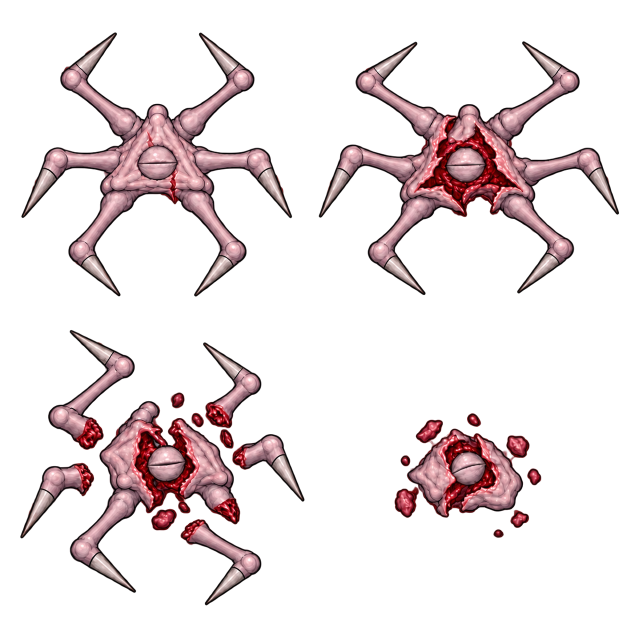
#> input picture Concepts/Used/Stalker/PaleFlesh/death-sheet.png, 1254 x 1254 px, found by its file name (shown at 1/2 size)
$ python clean_anatomical_gibs_01.py
#> lines starting #> are read from the running program, lines starting #| are printed output that depends on the picture; after the words box and inside, x2 and y2 are one past the last pixel; in counts of white or black regions, pixels touching at a corner belong together
"""Keep each original crop's main alpha component; preserve its canvas/pivot/scale.

Existing death atlases remain unchanged. The clean crops get their own textures;
the original native Sprite assets are rebound in Unity, preserving their GUIDs.
"""
from collections import deque
import json
from pathlib import Path

import numpy as np
from PIL import Image, ImageDraw


PROJECT = Path(__file__).resolve().parents[2]
DESTINATION = PROJECT / "Assets/EmergencyShift/Art/Effects/AnatomicalGibs01"
# Original Unity bottom-left atlas rects, captured before rebinding the Sprite assets.
# Reading their current rects would read the new local PNG origin on a repeat bake.
SOURCE_RECTS = [
    (90, 349, 186, 251),
    (355, 37, 174, 185),
    (400, 392, 129, 183),
    (35, 171, 159, 163),
    (459, 245, 156, 147),
    (297, 187, 62, 55),
]


def largest_component(alpha):
    mask = alpha > 8
    visited = np.zeros_like(mask)
    largest = []
    components = []
    for y, x in zip(*np.where(mask)):
        if visited[y, x]:
            continue
        queue = deque([(y, x)])
        visited[y, x] = True
        points = []
        while queue:
            cy, cx = queue.popleft()
            points.append((cy, cx))
            for dy in (-1, 0, 1):
                for dx in (-1, 0, 1):
                    ny = cy + dy
                    nx = cx + dx
                    if 0 <= ny < mask.shape[0] and 0 <= nx < mask.shape[1] and mask[ny, nx] and not visited[ny, nx]:
                        visited[ny, nx] = True
                        queue.append((ny, nx))
        components.append(len(points))
        if len(points) > len(largest):
            largest = points
    keep = np.zeros_like(mask)
    for y, x in largest:
        keep[y, x] = True
    # Keep the original antialias fringe within one pixel of the retained part.
    padded = np.pad(keep, 1)
    grown = np.zeros_like(keep)
    for dy in range(3):
        for dx in range(3):
            grown |= padded[dy:dy + keep.shape[0], dx:dx + keep.shape[1]]
    return grown, sorted(components, reverse=True)


def main():
    report = []
    previews = []
    for species, directory in [("Stalker", "Stalker"), ("Sleeper", "Sleeper/StalkerPlaceholder01")]:
        art = PROJECT / "Assets/EmergencyShift/Art/Enemies" / directory
        atlas = Image.open(art / "PaleFlesh/death-sheet.png").convert("RGBA")
#> atlas is the input picture: PIL image 1254x1254 RGBA; mean R, G, B, A 32.8, 21.7, 23.1, 48.2
        output = DESTINATION / species
        output.mkdir(parents=True, exist_ok=True)
        for index in range(6):
            sprite = art / "Frames" / f"Gib{index:02}.asset"
            x, y, width, height = SOURCE_RECTS[index]
            pixels = np.asarray(atlas.crop((x, atlas.height - y - height, x + width, atlas.height - y))).copy()
            before = pixels.copy()
            keep, components = largest_component(pixels[:, :, 3])
            pixels[~keep] = 0
            assert np.array_equal(pixels[keep], before[keep])
            Image.fromarray(pixels).save(output / f"Gib{index:02}.png")
            previews.append((species, index, Image.fromarray(pixels)))
            report.append({"species": species, "index": index, "sourceSprite": sprite.relative_to(PROJECT).as_posix(), "sourceRect": [x, y, width, height], "canvas": [width, height], "componentsBefore": components, "removedOpaquePixels": int(np.count_nonzero((before[:, :, 3] > 8) & ~keep))})
#> this loop made 6 passes
#> components on passes 1 to 6: [13773, 3508], [9158, 405], [8279, 149, 46], [8047, 1011], [7291, 591, 219], [1722, 178, 19]
#> pass 1, in main, `pixels = np.asarray(atlas.crop((x, atlas.height - y - height, x + widt..`:
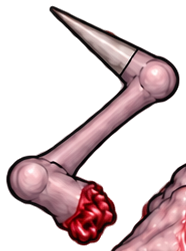
#> pixels: shape (251, 186, 4); mean R, G, B, A 62.7, 42.1, 44.7, 89.8; transparent parts drawn white
#> pass 1, in largest_component, `mask = alpha > 8`:
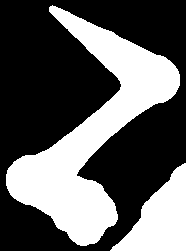
#> mask: shape (251, 186) bool; 37% white; 2 white regions, box (x1, y1, x2, y2) and area: (6, 5, 180, 246) 13773, (110, 163, 186, 251) 3508
#> pass 1, in main, `keep, components = largest_component(pixels[:, :, 3])`:
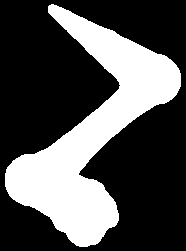
#> keep: shape (251, 186) bool; 31.8% white; 1 white region, box (x1, y1, x2, y2) and area: (5, 4, 181, 247) 14833
#> pass 1, in main, `Image.fromarray(pixels).save(output / f"Gib{index:02}.png")`:
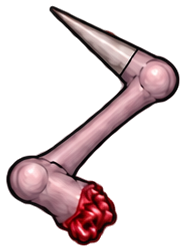
#> saved as Gib00.png: PIL image 186x251 RGBA; mean R, G, B, A 44.5, 30.6, 32.5, 71.3; transparent parts drawn white
#> after the loop:
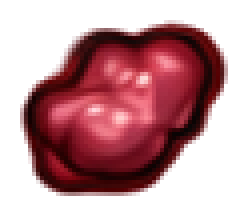
#> pixels: shape (55, 62, 4) (shown 4 times larger); mean R, G, B, A 66.7, 16.9, 22.6, 118.4; transparent parts drawn white
#> after the loop, previews = 6 items; report = 6 items
    family = PROJECT / "Concepts/Used/Shared/AnatomicalGibs01"
    family.mkdir(parents=True, exist_ok=True)
    sheet = Image.new("RGBA", (1380, 570), (48, 54, 54, 255))
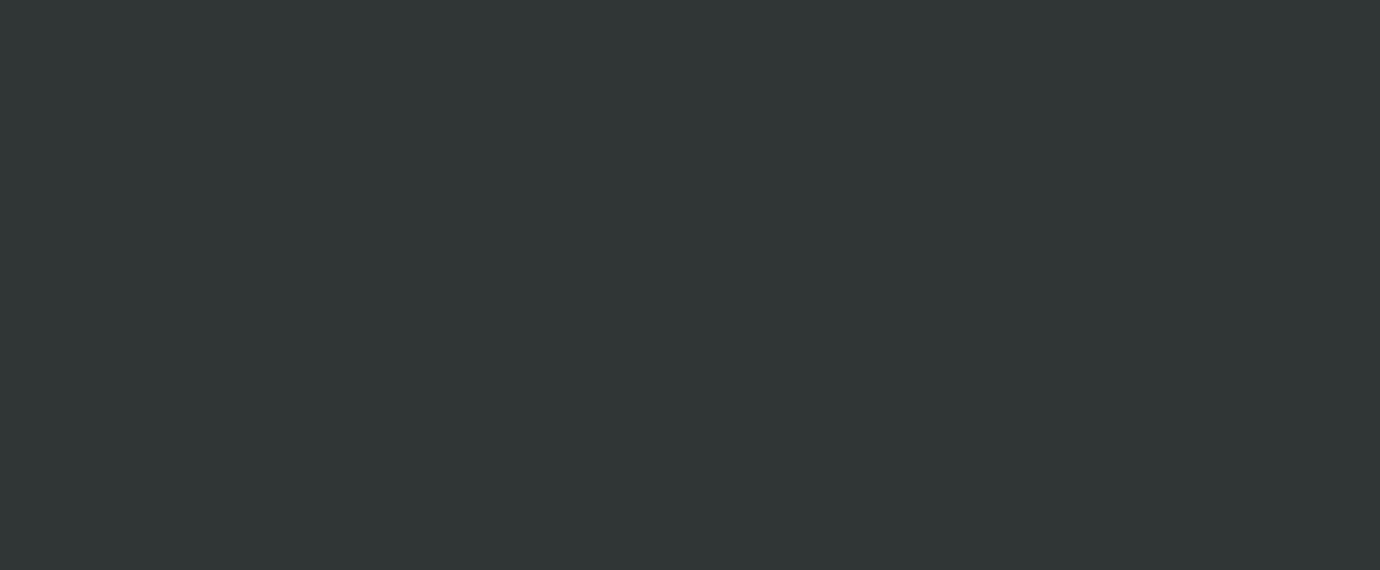
#> sheet: PIL image 1380x570 RGBA; mean R, G, B, A 48, 54, 54, 255
    draw = ImageDraw.Draw(sheet)
    for row in range(2):
        for column in range(6):
            species, index, image = previews[row * 6 + column]
            origin = (column * 230 + 10, row * 285 + 28)
            sheet.alpha_composite(image, origin)
            draw.text((column * 230 + 10, row * 285 + 8), f"{species} {index}", fill="white")
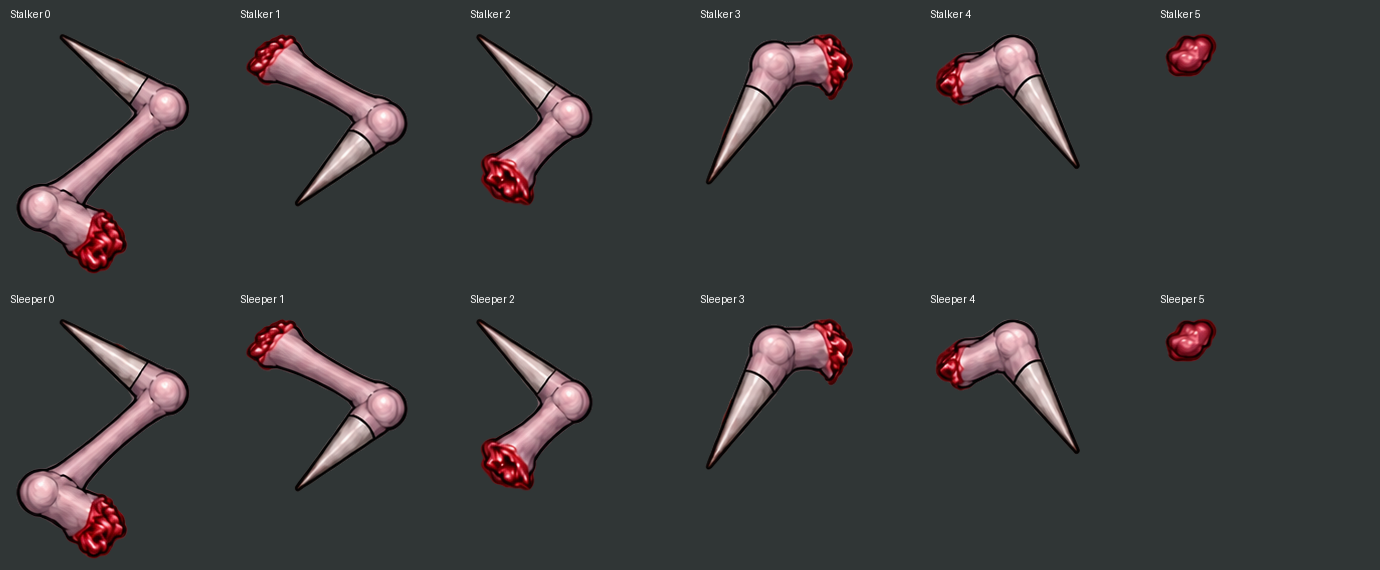
#> sheet: PIL image 1380x570 RGBA; mean R, G, B, A 59.4, 59.5, 60.1, 255
    sheet.save(family / "clean-crops.png")
    (family / "crop-report.json").write_text(json.dumps(report, indent=2) + "\n", encoding="utf-8")
    print(json.dumps({"cleanCrops": len(report), "removedPixels": sum(item["removedOpaquePixels"] for item in report)}))
#| {"cleanCrops": 12, "removedPixels": 12252}


if __name__ == "__main__":
    main()
